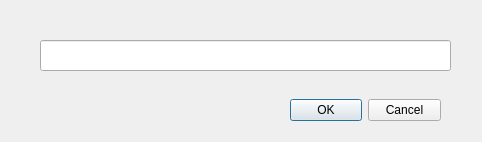
<?xml version="1.0" encoding="UTF-8"?>
<ui version="4.0">
 <class>input_new</class>
 <widget class="QDialog" name="input_new">
  <property name="geometry">
   <rect>
    <x>0</x>
    <y>0</y>
    <width>482</width>
    <height>142</height>
   </rect>
  </property>
  <property name="windowTitle">
   <string>input_new</string>
  </property>
  <widget class="QDialogButtonBox" name="buttonBox">
   <property name="geometry">
    <rect>
     <x>290</x>
     <y>90</y>
     <width>151</width>
     <height>41</height>
    </rect>
   </property>
   <property name="standardButtons">
    <set>QDialogButtonBox::Cancel|QDialogButtonBox::Ok</set>
   </property>
  </widget>
  <widget class="QLineEdit" name="inputliine">
   <property name="geometry">
    <rect>
     <x>40</x>
     <y>40</y>
     <width>411</width>
     <height>31</height>
    </rect>
   </property>
   <property name="maxLength">
    <number>50</number>
   </property>
  </widget>
 </widget>
 <layoutdefault spacing="6" margin="11"/>
 <resources/>
 <connections>
  <connection>
   <sender>buttonBox</sender>
   <signal>rejected()</signal>
   <receiver>input_new</receiver>
   <slot>reject()</slot>
   <hints>
    <hint type="sourcelabel">
     <x>403</x>
     <y>108</y>
    </hint>
    <hint type="destinationlabel">
     <x>464</x>
     <y>112</y>
    </hint>
   </hints>
  </connection>
  <connection>
   <sender>buttonBox</sender>
   <signal>accepted()</signal>
   <receiver>input_new</receiver>
   <slot>slot_lineinput()</slot>
   <hints>
    <hint type="sourcelabel">
     <x>326</x>
     <y>110</y>
    </hint>
    <hint type="destinationlabel">
     <x>268</x>
     <y>117</y>
    </hint>
   </hints>
  </connection>
 </connections>
 <slots>
  <slot>slot_lineinput()</slot>
 </slots>
</ui>
